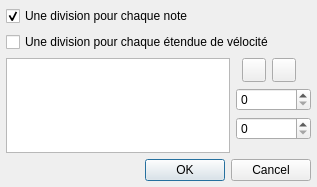
<?xml version="1.0" encoding="UTF-8"?>
<ui version="4.0">
 <class>DialogDuplication</class>
 <widget class="QDialog" name="DialogDuplication">
  <property name="windowModality">
   <enum>Qt::ApplicationModal</enum>
  </property>
  <property name="geometry">
   <rect>
    <x>0</x>
    <y>0</y>
    <width>317</width>
    <height>187</height>
   </rect>
  </property>
  <property name="windowTitle">
   <string>Duplication des divisions</string>
  </property>
  <property name="windowIcon">
   <iconset resource="../resources.qrc">
    <normaloff>:/icons/icon</normaloff>:/icons/icon</iconset>
  </property>
  <layout class="QGridLayout" name="gridLayout">
   <property name="leftMargin">
    <number>6</number>
   </property>
   <property name="topMargin">
    <number>6</number>
   </property>
   <property name="rightMargin">
    <number>6</number>
   </property>
   <property name="bottomMargin">
    <number>6</number>
   </property>
   <property name="spacing">
    <number>6</number>
   </property>
   <item row="2" column="2">
    <widget class="QPushButton" name="pushAdd">
     <property name="minimumSize">
      <size>
       <width>24</width>
       <height>24</height>
      </size>
     </property>
     <property name="maximumSize">
      <size>
       <width>24</width>
       <height>24</height>
      </size>
     </property>
     <property name="text">
      <string/>
     </property>
     <property name="icon">
      <iconset resource="../resources.qrc">
       <normaloff>:/icons/add</normaloff>:/icons/add</iconset>
     </property>
    </widget>
   </item>
   <item row="0" column="0" colspan="5">
    <widget class="QCheckBox" name="checkForEachKey">
     <property name="text">
      <string>Une division pour chaque note</string>
     </property>
     <property name="checked">
      <bool>true</bool>
     </property>
    </widget>
   </item>
   <item row="2" column="4">
    <spacer name="horizontalSpacer">
     <property name="orientation">
      <enum>Qt::Horizontal</enum>
     </property>
     <property name="sizeHint" stdset="0">
      <size>
       <width>40</width>
       <height>20</height>
      </size>
     </property>
    </spacer>
   </item>
   <item row="2" column="3">
    <widget class="QPushButton" name="pushRemove">
     <property name="minimumSize">
      <size>
       <width>24</width>
       <height>24</height>
      </size>
     </property>
     <property name="maximumSize">
      <size>
       <width>24</width>
       <height>24</height>
      </size>
     </property>
     <property name="text">
      <string/>
     </property>
     <property name="icon">
      <iconset resource="../resources.qrc">
       <normaloff>:/icons/remove</normaloff>:/icons/remove</iconset>
     </property>
    </widget>
   </item>
   <item row="7" column="0" colspan="5">
    <widget class="QDialogButtonBox" name="buttonBox">
     <property name="orientation">
      <enum>Qt::Horizontal</enum>
     </property>
     <property name="standardButtons">
      <set>QDialogButtonBox::Cancel|QDialogButtonBox::Ok</set>
     </property>
    </widget>
   </item>
   <item row="2" column="0" rowspan="4">
    <widget class="QListWidget" name="listVelocites"/>
   </item>
   <item row="1" column="0" colspan="5">
    <widget class="QCheckBox" name="checkForEachVelocityRange">
     <property name="text">
      <string>Une division pour chaque étendue de vélocité</string>
     </property>
    </widget>
   </item>
   <item row="5" column="2">
    <spacer name="verticalSpacer">
     <property name="orientation">
      <enum>Qt::Vertical</enum>
     </property>
     <property name="sizeHint" stdset="0">
      <size>
       <width>20</width>
       <height>40</height>
      </size>
     </property>
    </spacer>
   </item>
   <item row="3" column="1" colspan="4">
    <widget class="QSpinBox" name="spinMinVel">
     <property name="maximum">
      <number>127</number>
     </property>
    </widget>
   </item>
   <item row="4" column="1" colspan="4">
    <widget class="QSpinBox" name="spinMaxVel">
     <property name="maximum">
      <number>127</number>
     </property>
    </widget>
   </item>
  </layout>
 </widget>
 <tabstops>
  <tabstop>checkForEachKey</tabstop>
  <tabstop>checkForEachVelocityRange</tabstop>
  <tabstop>buttonBox</tabstop>
 </tabstops>
 <resources>
  <include location="../resources.qrc"/>
 </resources>
 <connections>
  <connection>
   <sender>buttonBox</sender>
   <signal>accepted()</signal>
   <receiver>DialogDuplication</receiver>
   <slot>accept()</slot>
   <hints>
    <hint type="sourcelabel">
     <x>248</x>
     <y>254</y>
    </hint>
    <hint type="destinationlabel">
     <x>157</x>
     <y>274</y>
    </hint>
   </hints>
  </connection>
  <connection>
   <sender>buttonBox</sender>
   <signal>rejected()</signal>
   <receiver>DialogDuplication</receiver>
   <slot>reject()</slot>
   <hints>
    <hint type="sourcelabel">
     <x>316</x>
     <y>260</y>
    </hint>
    <hint type="destinationlabel">
     <x>286</x>
     <y>274</y>
    </hint>
   </hints>
  </connection>
 </connections>
</ui>
